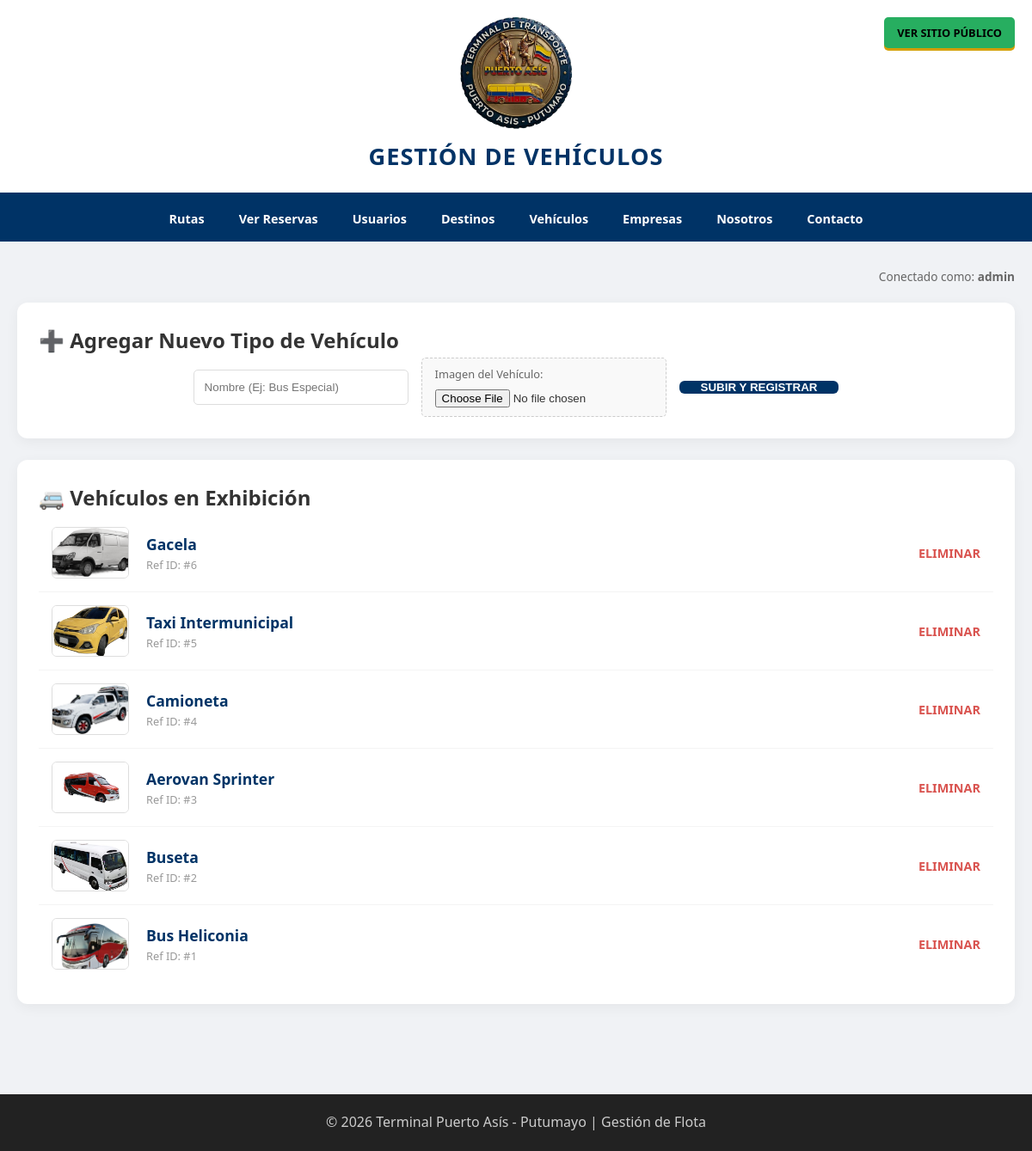
Page /app/admin_vehiculos.php (signed in) on the committed database.
### tables this page shows
CREATE TABLE IF NOT EXISTS vehiculos (
    id_vehiculo INT AUTO_INCREMENT PRIMARY KEY,
    nombre VARCHAR(100) NOT NULL,
    imagen VARCHAR(255) NOT NULL,
    placa VARCHAR(10) UNIQUE
);

### app/admin_vehiculos.php (the view, shortened to what this page needs)
<?php
require_once 'conexion.php';
$nombre_usuario = isset($_SESSION['admin']) ? $_SESSION['admin'] : "Administrador";
$vehiculos = $pdo->query("SELECT * FROM vehiculos ORDER BY id_vehiculo DESC")->fetchAll();
?>
<!DOCTYPE html>
<html lang="es">
<head>
    <link rel="stylesheet" href="../css/estilos.css?v=<?php echo time(); ?>">
</head>
<body>
<header>
    <a href="index.php" class="btn-salir" style="background: #27ae60;">VER SITIO PÚBLICO</a>
    <img src="../img/logo.png" class="logo" alt="Logo">
    <h1>GESTIÓN DE VEHÍCULOS</h1>
</header>
<nav>
    <ul>
        <li><a href="admin_rutas.php">Rutas</a></li>
        <li><a href="admin_reservas.php">Ver Reservas</a></li>
        <li><a href="admin_usuarios.php">Usuarios</a></li>
        <li><a href="admin_destinos.php">Destinos</a></li>
        <li><a href="admin_vehiculos.php">Vehículos</a></li>
        <li><a href="admin_empresas.php">Empresas</a></li>
        <li><a href="admin_nosotros.php">Nosotros</a></li>
        <li><a href="admin_contacto.php">Contacto</a></li>
    </ul>
</nav>
<div class="contenedor-principal">
    <div style="text-align: right; font-size: 0.85em; color: #666; margin-bottom: 20px;">
        Conectado como: <strong><?php echo htmlspecialchars($nombre_usuario); ?></strong>
    </div>
    <section class="caja-admin">
        <h2 class="titulo-seccion">➕ Agregar Nuevo Tipo de Vehículo</h2>
        <form method="POST" enctype="multipart/form-data" style="display: flex; gap: 15px; flex-wrap: wrap; justify-content: center; align-items: center;">
            <input type="text" name="nombre" placeholder="Nombre (Ej: Bus Especial)" required style="padding:12px; border: 1px solid #ddd; border-radius: 5px; min-width: 250px;">
            <div style="background: #f9f9f9; padding: 8px 15px; border: 1px dashed #ccc; border-radius: 5px;">
                <label style="font-size: 0.8rem; display: block; color: #666; margin-bottom: 5px;">Imagen del Vehículo:</label>
                <input type="file" name="foto_vehiculo" accept="image/*" required>
            </div>
            <button type="submit" name="agregar" class="btn-buscar">SUBIR Y REGISTRAR</button>
        </form>
    </section>
    <section class="caja-admin">
        <h2 class="titulo-seccion">🚐 Vehículos en Exhibición</h2>
        <?php if(count($vehiculos) > 0): ?>
            <?php foreach ($vehiculos as $v): ?>
                <div class="fila-item">
                    <div style="display: flex; align-items: center; gap: 20px;">
                        <img src="../img/<?php echo $v['imagen']; ?>" onerror="this.src='../img/logo.png'">
                        <div>
                            <strong style="color: #003366; font-size: 1.1rem;"><?php echo htmlspecialchars($v['nombre']); ?></strong>
                            <p style="margin: 0; font-size: 0.8rem; color: #999;">Ref ID: #<?php echo $v['id_vehiculo']; ?></p>
                        </div>
                    </div>
                    <a href="admin_vehiculos.php?eliminar=<?php echo $v['id_vehiculo']; ?>"
                       class="btn-quitar"
                       onclick="return confirm('¿Eliminar este vehículo de la lista?')">ELIMINAR</a>
                </div>
            <?php endforeach; ?>
        <?php else: ?>
            <p style="text-align:center; color: #999;">No hay vehículos registrados actualmente.</p>
        <?php endif; ?>
    </section>
</div>
<footer style="margin-top: 50px;">
    <p>&copy; 2026 Terminal Puerto Asís - Putumayo | Gestión de Flota</p>
</footer>
</body>
</html>

### css/estilos.css (style rules this page uses)
* { margin: 0; padding: 0; box-sizing: border-box; }
body { font-family: 'Segoe UI', Arial, sans-serif; background-color: #f0f2f5; color: #333; line-height: 1.6; display: flex; flex-direction: column; min-height: 100vh; }
header { background-color: #ffffff; padding: 20px; text-align: center; border-bottom: 4px solid #003366; position: relative; }
.logo { width: 130px; margin: 0 auto 10px auto; display: block; }
header h1 { color: #003366; font-size: 1.7rem; text-transform: uppercase; letter-spacing: 1px; }
.btn-salir { position: absolute; top: 20px; right: 20px; background: #ffc107; color: #000; padding: 8px 15px; text-decoration: none; border-radius: 5px; font-weight: bold; font-size: 0.8rem; box-shadow: 0 3px 0 #d39e00; }
nav { background-color: #003366; position: sticky; top: 0; z-index: 1000; }
nav ul { list-style: none; display: flex; justify-content: center; flex-wrap: wrap; }
nav ul li a { display: block; color: white; text-decoration: none; padding: 15px 20px; font-weight: bold; font-size: 0.9rem; transition: 0.3s; }
.contenedor-principal { max-width: 1200px; width: 100%; margin: 30px auto; padding: 0 20px; flex: 1; }
.btn-buscar { background: #003366; color: white; border: none; padding: 0 25px; border-radius: 6px; cursor: pointer; font-weight: bold; }
footer { background: #222; color: #ccc; text-align: center; padding: 30px; margin-top: auto; }
body { font-family: 'Segoe UI', Arial, sans-serif; background-color: #f0f2f5; margin: 0; display: flex; flex-direction: column; min-height: 100vh; }
header { background-color: #ffffff; padding: 20px; border-bottom: 4px solid #003366; }
footer { background: #222; color: #ccc; padding: 20px; margin-top: auto; }

### app/admin_vehiculos.php (style rules this page uses)
.caja-admin { background: white; padding: 25px; border-radius: 12px; box-shadow: 0 4px 15px rgba(0,0,0,0.05); margin-bottom: 25px; }
.fila-item { display: flex; justify-content: space-between; align-items: center; padding: 15px; border-bottom: 1px solid #f4f4f4; }
.fila-item:last-child { border-bottom: none; }
.fila-item img { width: 90px; height: 60px; object-fit: cover; border-radius: 6px; border: 1px solid #ddd; }
.btn-quitar { color: #d9534f; font-weight: bold; text-decoration: none; font-size: 0.9rem; }

### rows in the picture
vehiculos: imagen (picture), nombre "Gacela", id_vehiculo "6"
vehiculos: imagen (picture), nombre "Taxi Intermunicipal", id_vehiculo "5"
vehiculos: imagen (picture), nombre "Camioneta", id_vehiculo "4"
vehiculos: imagen (picture), nombre "Aerovan Sprinter", id_vehiculo "3"
vehiculos: imagen (picture), nombre "Buseta", id_vehiculo "2"
vehiculos: imagen (picture), nombre "Bus Heliconia", id_vehiculo "1"

### other values in the picture
$nombre_usuario "admin"
